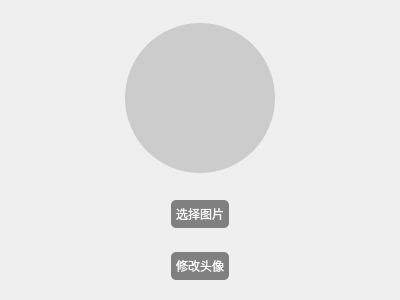
<?xml version="1.0" encoding="UTF-8"?>
<ui version="4.0">
 <class>UpdateAvatar</class>
 <widget class="QDialog" name="UpdateAvatar">
  <property name="geometry">
   <rect>
    <x>0</x>
    <y>0</y>
    <width>400</width>
    <height>300</height>
   </rect>
  </property>
  <property name="windowTitle">
   <string>Dialog</string>
  </property>
  <layout class="QVBoxLayout" name="verticalLayout">
   <item>
    <widget class="QWidget" name="widget_2" native="true">
     <layout class="QHBoxLayout" name="horizontalLayout_4">
      <item>
       <widget class="QLabel" name="avatar">
        <property name="minimumSize">
         <size>
          <width>150</width>
          <height>150</height>
         </size>
        </property>
        <property name="maximumSize">
         <size>
          <width>150</width>
          <height>150</height>
         </size>
        </property>
        <property name="styleSheet">
         <string notr="true">border-radius: 75px; /* 圆形效果，需与 QLabel 的宽度一致 */
border: 2px solid #cccccc; /* 可选，添加边框 */
background-color: #cccccc;</string>
        </property>
        <property name="text">
         <string/>
        </property>
        <property name="scaledContents">
         <bool>true</bool>
        </property>
       </widget>
      </item>
     </layout>
    </widget>
   </item>
   <item>
    <widget class="QWidget" name="widget_4" native="true">
     <property name="sizePolicy">
      <sizepolicy hsizetype="Preferred" vsizetype="Fixed">
       <horstretch>0</horstretch>
       <verstretch>0</verstretch>
      </sizepolicy>
     </property>
     <layout class="QHBoxLayout" name="horizontalLayout_6">
      <item>
       <widget class="QPushButton" name="btnSelectAvatar">
        <property name="sizePolicy">
         <sizepolicy hsizetype="Fixed" vsizetype="Fixed">
          <horstretch>0</horstretch>
          <verstretch>0</verstretch>
         </sizepolicy>
        </property>
        <property name="styleSheet">
         <string notr="true">/**正常情况下样式**/
QPushButton{
	font: 10pt &quot;微软雅黑&quot;;
    color: white;
    background-color: gray;
    border-color: #2f3640;
    border-radius: 5px;
    border-style: none;
    border-width: 1px;
    padding: 5px;
}

/**鼠标停留在按钮上的样式**/
QPushButton::hover{	
    color: #FFFFFF;
    background-color: #718093;
    border-color: #2f3640;
}

/**鼠标按压下去的样式**/
QPushButton::pressed,QPushButton::checked{
    color: #FFFFFF;
    background-color: qlineargradient(spread:pad, x1:0, y1:0, x2:0, y2:1, stop:0 #273c75, stop:1 #487eb0);
}

/**按钮失能情况下样式**/
QPushButton::disabled{
    color: #FFFFFF;
    background-color: #dcdde1;
    border-color: #dcdde1;
}
</string>
        </property>
        <property name="text">
         <string>选择图片</string>
        </property>
       </widget>
      </item>
     </layout>
    </widget>
   </item>
   <item>
    <widget class="QWidget" name="widget_3" native="true">
     <property name="sizePolicy">
      <sizepolicy hsizetype="Preferred" vsizetype="Fixed">
       <horstretch>0</horstretch>
       <verstretch>0</verstretch>
      </sizepolicy>
     </property>
     <layout class="QHBoxLayout" name="horizontalLayout_5">
      <item>
       <widget class="QPushButton" name="btnUpdateAvatar">
        <property name="sizePolicy">
         <sizepolicy hsizetype="Fixed" vsizetype="Fixed">
          <horstretch>0</horstretch>
          <verstretch>0</verstretch>
         </sizepolicy>
        </property>
        <property name="styleSheet">
         <string notr="true">/**正常情况下样式**/
QPushButton{
	font: 10pt &quot;微软雅黑&quot;;
    color: white;
    background-color: gray;
    border-color: #2f3640;
    border-radius: 5px;
    border-style: none;
    border-width: 1px;
    padding: 5px;
}

/**鼠标停留在按钮上的样式**/
QPushButton::hover{	
    color: #FFFFFF;
    background-color: #718093;
    border-color: #2f3640;
}

/**鼠标按压下去的样式**/
QPushButton::pressed,QPushButton::checked{
    color: #FFFFFF;
    background-color: qlineargradient(spread:pad, x1:0, y1:0, x2:0, y2:1, stop:0 #273c75, stop:1 #487eb0);
}

/**按钮失能情况下样式**/
QPushButton::disabled{
    color: #FFFFFF;
    background-color: #dcdde1;
    border-color: #dcdde1;
}
</string>
        </property>
        <property name="text">
         <string>修改头像</string>
        </property>
       </widget>
      </item>
     </layout>
    </widget>
   </item>
  </layout>
 </widget>
 <resources/>
 <connections/>
</ui>
